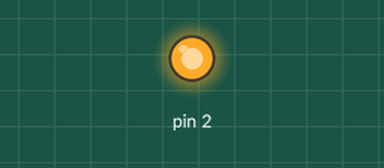
This sketch was run on a simulated Arduino Uno, built with avr-gcc and run on an emulated ATmega328P. On the bench: output pins drawn as LEDs (lit = HIGH). What the sketch prints to the serial monitor is not drawn.

Above: at 1.0 s.
At 3.0 s:
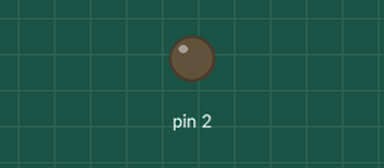
Timing chart, 0 to 6.8 s (numbered marks = the images above):
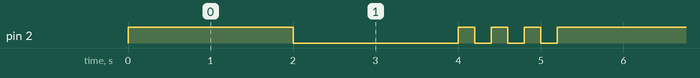

Measured:
- by itself, pin 2: repeats every 5.2 s: LOW 2.0 s, 3 × (HIGH 0.20 s, LOW 0.20 s), HIGH 2.0 s
- by itself, everything shown: repeats every 5.2 s, in 8 steps

The sketch:

main.ino
```cpp
/*

   ___|  _)  | _)       _)                         ___|
 \___ \   |  |  |   __|  |  |   |  __ `__ \       |       _ \    __|  __ \
       |  |  |  |  (     |  |   |  |   |   |      |      (   |  |     |   |
 _____/  _| _| _| \___| _| \__,_| _|  _|  _|     \____| \___/  _|     .__/
                                                                     _|
*/

#include "DriverRelai.h"

// On declare un objet de type DriverRelai
DriverRelai mon_relai(2);


void setup() {
  //On ammorce la connection serial
  Serial.begin(9600);
}

void loop() {

  //On force l'allumage du relai.
  mon_relai.switchOn();

  //Attente 2sec
  delay(2000);

  //On force l'extinction du relai.
  mon_relai.switchOff();

  //Attente 2sec
  delay(2000);

  //Boucle de 6 tours qui va inverser l'etat à chaque tour. (Dure au total 1.2 sec)
  //Sachant que le nombre de tour est pair, le relai doit resortir de cette boucle a l'etat ETEINT
  for (int i = 0; i < 6; i++){
    //On inverse l'etat.
    mon_relai.switchState();
    //Attente 0.2 sec
    delay(200);
  }

  //Envoie sur le port serie l'etat actuel du relai.
  //Le membre current_state etant un boolean, est attendu le nombre 0 dans le moniteur serie
  Serial.println(mon_relai.getCurrentState());


}
```

DriverRelai.cpp
```cpp
/*

   ___|  _)  | _)       _)                         ___|
 \___ \   |  |  |   __|  |  |   |  __ `__ \       |       _ \    __|  __ \
       |  |  |  |  (     |  |   |  |   |   |      |      (   |  |     |   |
 _____/  _| _| _| \___| _| \__,_| _|  _|  _|     \____| \___/  _|     .__/
                                                                     _|
*/

#include <Arduino.h>
#include "DriverRelai.h"


DriverRelai::DriverRelai(int pin)
{
  data_pin = pin;
  pinMode(data_pin, OUTPUT);
  current_state = false;
}

void DriverRelai::switchOn()
{
  current_state = true;
  digitalWrite(data_pin, current_state);
}

void DriverRelai::switchOff()
{
  current_state = false;
  digitalWrite(data_pin, current_state);
}

void DriverRelai::switchState()
{
  current_state = !current_state;
  digitalWrite(data_pin, current_state);
}


boolean DriverRelai::getCurrentState()
{
  return current_state;
}
```

DriverRelai.h
```cpp
/*

   ___|  _)  | _)       _)                         ___|
 \___ \   |  |  |   __|  |  |   |  __ `__ \       |       _ \    __|  __ \
       |  |  |  |  (     |  |   |  |   |   |      |      (   |  |     |   |
 _____/  _| _| _| \___| _| \__,_| _|  _|  _|     \____| \___/  _|     .__/
                                                                     _|
*/

#ifndef RELAI_HEADER
#define RELAI_HEADER       //Evite les inclusions multiples
#include "Arduino.h"       //Charge la librairie Arduino par defaut

class DriverRelai                       // Objet relai
{
    private :
        int data_pin;                   //Acceuil la définition du Pin sur la carte arduino
        boolean current_state;          //Définie l'état actuel du relai

    public:
        DriverRelai(int);               //Constructeur : attend le pin du relai en parametre.
        void switchOff();               //Met en position NC
        void switchOn();                //Met en position NO

        void switchState();             //Inverse l'état actuel du relais
        boolean getCurrentState();      //Renvoie l'etat actuel de current_state
};

#endif
```
